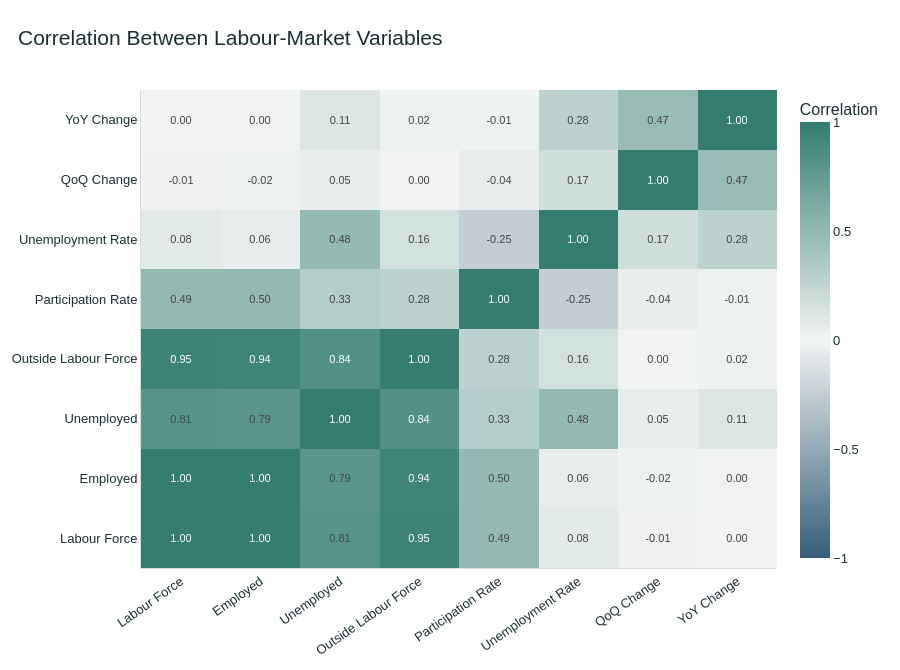

Notebook cell for this chart:
### Code cell
# CELL 33
# INTERACTIVE CHART 7:
# Correlation heatmap of labour-market variables.

heatmap_columns = [
    "lf",
    "lf_employed",
    "lf_unemployed",
    "lf_outside",
    "p_rate",
    "u_rate",
    "qoq_change_pp",
    "yoy_change_pp"
]

heatmap_labels = [
    "Labour Force",
    "Employed",
    "Unemployed",
    "Outside Labour Force",
    "Participation Rate",
    "Unemployment Rate",
    "QoQ Change",
    "YoY Change"
]

interactive_correlation = (
    df_qtr[heatmap_columns]
    .corr()
)

heatmap_figure = go.Figure(
    data=go.Heatmap(
        z=interactive_correlation.values,
        x=heatmap_labels,
        y=heatmap_labels,
        zmin=-1,
        zmax=1,
        zmid=0,
        colorscale=[
            [0.00, "#365E78"],
            [0.50, "#F1F4F3"],
            [1.00, "#347D70"]
        ],
        text=interactive_correlation.round(2).values,
        texttemplate="%{text:.2f}",
        textfont={
            "size": 11
        },
        colorbar={
            "title": "Correlation"
        },
        hovertemplate=(
            "%{y} vs %{x}<br>"
            "Correlation: %{z:.3f}"
            "<extra></extra>"
        )
    )
)

heatmap_figure.update_layout(
    title="Correlation Between Labour-Market Variables"
)

heatmap_figure.update_xaxes(
    tickangle=-35
)

apply_dashboard_theme(
    heatmap_figure,
    theme="light",
    height=670
)

heatmap_figure.show()

### Figure 1 — Plotly figure (JSON) as saved in the notebook; plotly's stock layout.template omitted (floating-point values rounded to 4 significant figures)
{"data": [{"colorbar": {"title": {"text": "Correlation"}}, "colorscale": [[0, "#365E78"], [0.5, "#F1F4F3"], [1, "#347D70"]], "hovertemplate": "%{y} vs %{x}<br>Correlation: %{z:.3f}<extra></extra>", "text": [[1.0, 1.0, 0.81, 0.95, 0.49, 0.08, -0.01, 0.0], [1.0, 1.0, 0.79, 0.94, 0.5, 0.06, -0.02, -0.0], [0.81, 0.79, 1.0, 0.84, 0.33, 0.48, 0.05, 0.11], [0.95, 0.94, 0.84, 1.0, 0.28, 0.16, 0.0, 0.02], [0.49, 0.5, 0.33, 0.28, 1.0, -0.25, -0.04, -0.01], [0.08, 0.06, 0.48, 0.16, -0.25, 1.0, 0.17, 0.28], [-0.01, -0.02, 0.05, 0.0, -0.04, 0.17, 1.0, 0.47], [0.0, -0.0, 0.11, 0.02, -0.01, 0.28, 0.47, 1.0]], "textfont": {"size": 11}, "texttemplate": "%{text:.2f}", "type": "heatmap", "x": ["Labour Force", "Employed", "Unemployed", "Outside Labour Force", "Participation Rate", "Unemployment Rate", "QoQ Change", "YoY Change"], "y": ["Labour Force", "Employed", "Unemployed", "Outside Labour Force", "Participation Rate", "Unemployment Rate", "QoQ Change", "YoY Change"], "z": [[1.0, 0.9996, 0.8103, 0.9463, 0.4926, 0.07622, -0.01224, 0.000429], [0.9996, 1.0, 0.7945, 0.9426, 0.4955, 0.05708, -0.01509, -0.004705], [0.8103, 0.7945, 1.0, 0.8396, 0.3305, 0.4843, 0.05311, 0.1126], [0.9463, 0.9426, 0.8396, 1.0, 0.2827, 0.1596, 0.002362, 0.01691], [0.4926, 0.4955, 0.3305, 0.2827, 1.0, -0.2529, -0.04388, -0.01429], [0.07622, 0.05708, 0.4843, 0.1596, -0.2529, 1.0, 0.1736, 0.2844], [-0.01224, -0.01509, 0.05311, 0.002362, -0.04388, 0.1736, 1.0, 0.4721], [0.000429, -0.004705, 0.1126, 0.01691, -0.01429, 0.2844, 0.4721, 1.0]], "zmax": 1, "zmid": 0, "zmin": -1}], "layout": {"font": {"color": "#1A3036", "family": "Arial, Helvetica, sans-serif", "size": 13}, "height": 670, "hoverlabel": {"bgcolor": "#FFFFFF", "bordercolor": "#2F817A", "font": {"color": "#1A3036"}}, "legend": {"font": {"color": "#1A3036"}, "title": {"font": {"color": "#1A3036"}}}, "margin": {"b": 70, "l": 75, "r": 45, "t": 90}, "paper_bgcolor": "#FFFFFF", "plot_bgcolor": "#FFFFFF", "title": {"font": {"color": "#1A3036", "size": 21}, "text": "Correlation Between Labour-Market Variables", "x": 0.02, "xanchor": "left"}, "xaxis": {"gridcolor": "#E3EAE8", "linecolor": "#D4E0DD", "tickangle": -35, "tickfont": {"color": "#1A3036"}, "title": {"font": {"color": "#1A3036"}}, "zerolinecolor": "#E3EAE8"}, "yaxis": {"gridcolor": "#E3EAE8", "linecolor": "#D4E0DD", "tickfont": {"color": "#1A3036"}, "title": {"font": {"color": "#1A3036"}}, "zerolinecolor": "#E3EAE8"}}}
